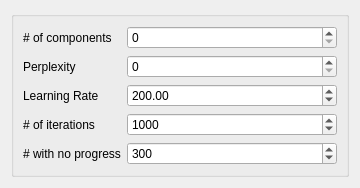
<?xml version="1.0" encoding="UTF-8"?>
<ui version="4.0">
 <class>Form</class>
 <widget class="QWidget" name="Form">
  <property name="geometry">
   <rect>
    <x>0</x>
    <y>0</y>
    <width>360</width>
    <height>151</height>
   </rect>
  </property>
  <property name="sizePolicy">
   <sizepolicy hsizetype="Ignored" vsizetype="Ignored">
    <horstretch>0</horstretch>
    <verstretch>0</verstretch>
   </sizepolicy>
  </property>
  <property name="windowTitle">
   <string>Form</string>
  </property>
  <layout class="QVBoxLayout" name="verticalLayout">
   <item>
    <widget class="QGroupBox" name="groupBox">
     <layout class="QFormLayout" name="formLayout">
      <property name="fieldGrowthPolicy">
       <enum>QFormLayout::AllNonFixedFieldsGrow</enum>
      </property>
      <item row="0" column="0">
       <widget class="QLabel" name="nc_label">
        <property name="text">
         <string># of components</string>
        </property>
       </widget>
      </item>
      <item row="0" column="1">
       <widget class="QSpinBox" name="nc_spin"/>
      </item>
      <item row="2" column="0">
       <widget class="QLabel" name="learning_label">
        <property name="text">
         <string>Learning Rate</string>
        </property>
       </widget>
      </item>
      <item row="2" column="1">
       <widget class="QDoubleSpinBox" name="learning_spin">
        <property name="minimum">
         <double>10.000000000000000</double>
        </property>
        <property name="maximum">
         <double>2000.000000000000000</double>
        </property>
        <property name="value">
         <double>200.000000000000000</double>
        </property>
       </widget>
      </item>
      <item row="3" column="0">
       <widget class="QLabel" name="n_iter_label">
        <property name="text">
         <string># of iterations</string>
        </property>
       </widget>
      </item>
      <item row="3" column="1">
       <widget class="QSpinBox" name="n_iter_spin">
        <property name="minimum">
         <number>250</number>
        </property>
        <property name="maximum">
         <number>999999999</number>
        </property>
        <property name="value">
         <number>1000</number>
        </property>
       </widget>
      </item>
      <item row="4" column="0">
       <widget class="QLabel" name="no_progress_label">
        <property name="text">
         <string># with no progress</string>
        </property>
       </widget>
      </item>
      <item row="4" column="1">
       <widget class="QSpinBox" name="no_progress_spin">
        <property name="minimum">
         <number>50</number>
        </property>
        <property name="maximum">
         <number>999999999</number>
        </property>
        <property name="singleStep">
         <number>50</number>
        </property>
        <property name="value">
         <number>300</number>
        </property>
       </widget>
      </item>
      <item row="1" column="0">
       <widget class="QLabel" name="perplexity">
        <property name="text">
         <string>Perplexity</string>
        </property>
       </widget>
      </item>
      <item row="1" column="1">
       <widget class="QSpinBox" name="perplexity_spin">
        <property name="maximum">
         <number>10000</number>
        </property>
       </widget>
      </item>
     </layout>
    </widget>
   </item>
  </layout>
 </widget>
 <resources/>
 <connections/>
</ui>
